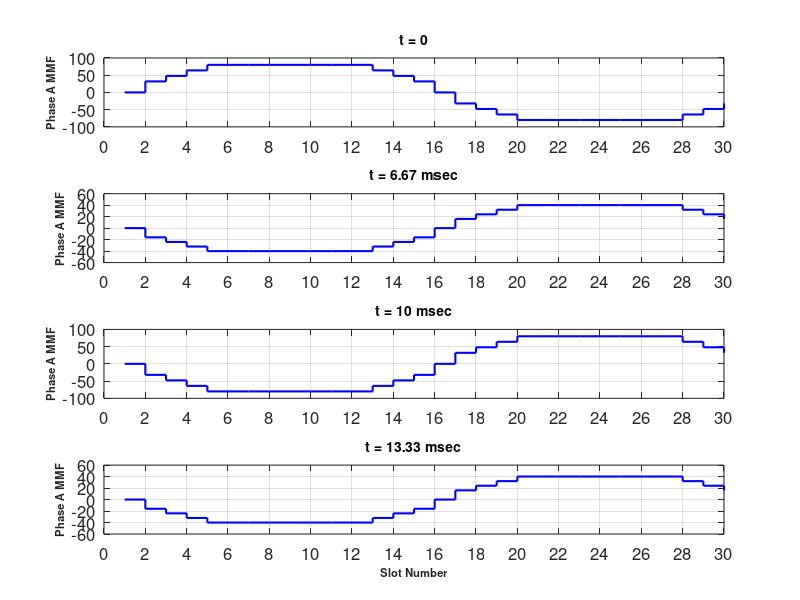

Here is the MATLAB script that generated this plot:

%% EE362 HW#1

%% NAME: _SOLUTION_
%% STUDENT NUMBER: 123456

%%
% Q.1)

% PART A
%%
% a) Pole number is 2 (see figure).
pole = 2;

%%
% b) There are a total of 30 slots in one layer.
slot_number = 30;

%%
% c) Electrical angle of one slot is: $slot-angle = 2\pi/slot-number =
% \pi/15$
slot_angle = 2*pi/slot_number;

%%
% d) Phase belt angle is the electrical angle for one pole of one phase
% $Phase-belt = 2\pi/2pole/3phase = pi/3$
phase = 3;
phase_belt = 2*pi/(pole*phase);

%%
% e) Number of slots per phase per pole is: $q=slot-number/pole/phase=5$
q = slot_number/(phase*pole);

%%
% f) Coil span is the angle spanning one coil:
% $\lambda$ = $12\pi/15 = 4\pi/5$
coil_span = pi*4/5;

%%
% g) Total number of series turns per phase:
% $N_{ph} = turn-in-one-coil x layer x slot-number$
%%
% $N_{ph} = 8 x 2 x 5 = 80$
conductor = 8;
layer = 2;
Nph = q*conductor*layer*(pole/2);

%%
% h) Distribution factor: $k_d = 0.9567$
kd = sin(q*slot_angle/2)/(q*sin(slot_angle/2));

%%
% i) Pitch factor: $k_c = 0.9511$
kc = sin(coil_span/2);

%%
% j) Winding factor: $k_w = 0.91$
kw = kd*kc;

%%
% k) Mechanical speed of the air gap MMF: Nr = 3000 rpm
frequency = 50;
Nr = 120*frequency/pole;


%%
% PART B

%%
% Parts a, b, c, d)

peak_current = 2; % Amps

parts = 4;

% Define MMF components
mmfa = zeros(parts,slot_number);
mmfb = zeros(parts,slot_number);
mmfc = zeros(parts,slot_number);
mmftotal = zeros(parts,slot_number);

% Time array is the time instants at which MMF will be calculated
time_array = [0,6.67e-3,10e-3,13.33e-3];

for l = 1:parts
    
    % Define the time according the index l
    time = time_array(l);
    
    % Calculate the phase currents at that time instant
    Ia = peak_current*cos(2*pi*frequency*time);
    Ib = peak_current*cos(2*pi*50*time-2*pi/3);
    Ic = peak_current*cos(2*pi*50*time-4*pi/3);
    
    MMFa_layer1 = conductor*[Ia,Ia,Ia,Ia,Ia,0,0,0,0,0,0,0,0,0,0,-Ia,-Ia,...
        -Ia,-Ia,-Ia,0,0,0,0,0,0,0,0,0,0];
    MMFa_layer2 = conductor*[Ia,Ia,0,0,0,0,0,0,0,0,0,0,-Ia,-Ia,-Ia,-Ia,...
        -Ia,0,0,0,0,0,0,0,0,0,0,Ia,Ia,Ia];
    
    MMFb_layer1 = conductor*[0,0,0,0,0,0,0,0,0,0,Ib,Ib,Ib,Ib,Ib,0,0,0,0,0,...
        0,0,0,0,0,-Ib,-Ib,-Ib,-Ib,-Ib];
    MMFb_layer2 = conductor*[0,0,0,0,0,0,0,Ib,Ib,Ib,Ib,Ib,0,0,0,0,0,0,0,0,...
        0,0,-Ib,-Ib,-Ib,-Ib,-Ib,0,0,0];
    
    MMFc_layer1 = conductor*[0,0,0,0,0,-Ic,-Ic,-Ic,-Ic,-Ic,0,0,0,0,0,0,0,...
        0,0,0,Ic,Ic,Ic,Ic,Ic,0,0,0,0,0];
    MMFc_layer2 = conductor*[0,0,-Ic,-Ic,-Ic,-Ic,-Ic,0,0,0,0,0,0,0,0,0,0,...
        Ic,Ic,Ic,Ic,Ic,0,0,0,0,0,0,0,0];
    
    for k = 1:slot_number
        mmfa(l,k) = sum(MMFa_layer1(1:k))+sum(MMFa_layer2(1:k));
        mmfb(l,k) = sum(MMFb_layer1(1:k))+sum(MMFb_layer2(1:k));
        mmfc(l,k) = sum(MMFc_layer1(1:k))+sum(MMFc_layer2(1:k));
    end
    
    % To get rid of the offset on the MMF waveforms, use the following
    % routine for each phase MMF
    average = sum(mmfa(l,:))/slot_number;
    mmfa(l,:) = mmfa(l,:)-average;
    average = sum(mmfb(l,:))/slot_number;
    mmfb(l,:) = mmfb(l,:)-average;
    average = sum(mmfc(l,:))/slot_number;
    mmfc(l,:) = mmfc(l,:)-average;
    
    mmftotal(l,:) = mmfa(l,:)+mmfb(l,:)+mmfc(l,:);
    
end


%%
% Part e)

subplot(4,1,1)
stairs(mmfa(1,:),'b- ','Linewidth',1.5)
grid on;
set(gca,'FontSize',12);
ylabel('Phase A MMF','FontSize',8,'FontWeight','Bold');
set(gca,'xtick',[0:2:30]);
title('t = 0','FontSize',10,'FontWeight','Bold')

subplot(4,1,2)
stairs(mmfa(2,:),'b- ','Linewidth',1.5)
grid on;
set(gca,'FontSize',12);
ylabel('Phase A MMF','FontSize',8,'FontWeight','Bold');
set(gca,'xtick',[0:2:30]);
title('t = 6.67 msec','FontSize',10,'FontWeight','Bold')

subplot(4,1,3)
stairs(mmfa(3,:),'b- ','Linewidth',1.5)
grid on;
set(gca,'FontSize',12);
ylabel('Phase A MMF','FontSize',8,'FontWeight','Bold');
set(gca,'xtick',[0:2:30]);
title('t = 10 msec','FontSize',10,'FontWeight','Bold')

subplot(4,1,4)
stairs(mmfa(4,:),'b- ','Linewidth',1.5)
grid on;
set(gca,'FontSize',12);
xlabel('Slot Number','FontSize',8,'FontWeight','Bold');
ylabel('Phase A MMF','FontSize',8,'FontWeight','Bold');
set(gca,'xtick',[0:2:30]);
title('t = 13.33 msec','FontSize',10,'FontWeight','Bold')


%%
% Since the MMF is due to phase-A (1 phase), it is pulsating over time. We
% can observe that the maximum peak-to-peak is obtained at "t=0" which is
% the instant where phase-A current is maximum. We can also observe that
% at "t = 10msec" which is the half period for a 50 Hz voltage, the
% waveform is completely reversed.




%%
% Q.2)

%%
% Part a)


%%
% Since the rotor rotation dirction and the MMF waveform direction produced
% by the stator windings are the same, the induced voltage frequency can be
% calculated by the relative speed (their difference) as following:

%%
% $f$ = $f_{stator}-f_{rotor}$

%%
% $f$ = $50 - Nr*p/120$

%%
% Nr = 1300, p = 4

%%
% $f$ = $50 - 1300*4/120$

%%
% f = 6.66 Hz


%%
% Part b)

%%
% Using the same procedure in (a):

%%
% f = 20 Hz


%%
% Part c)

%%
% When the rotor direction is reversed, the relative speed will be the sum 
% of two frequencies which can be calcuulated as follows:

%%
% $f$ = $f_{stator}+f_{rotor}$

%%
% $f$ = $50 + Nr*p/120$

%%
% Nr = 1300 p = 4

%%
% $f$ = $50 + 1300*4/120$

%%
% f = 93.4 Hz


%%
% Part d)

%%
% Using the same procedure in (c):

%%
% f = 80 Hz

